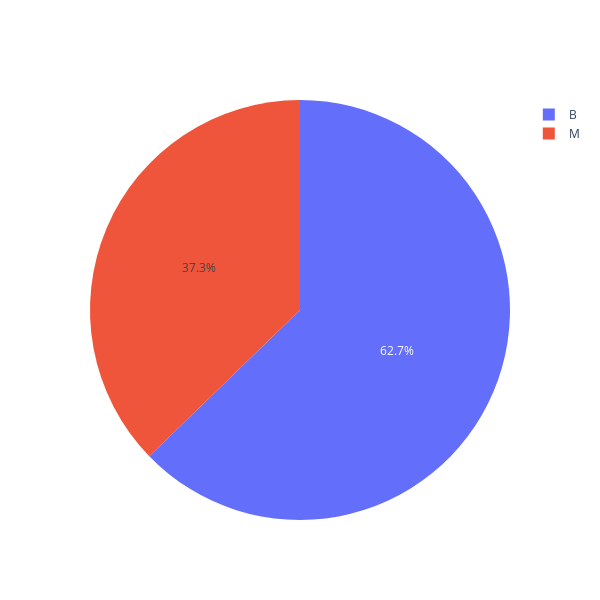

Write notebook code for a chart like this one.
### Code cell
import plotly.graph_objects as go

labels = ["B","M"]
values = data.diagnosis.value_counts()
fig = go.Figure()
fig = go.Figure(data=[go.Pie(labels=labels, values=values)])
fig.update_layout(
    autosize=False,
    width=600,
    height=600)
fig.show()

### Figure 1 — Plotly figure (JSON) as saved in the notebook; plotly's stock layout.template omitted (floating-point values rounded to 4 significant figures)
{"data": [{"labels": ["B", "M"], "type": "pie", "values": [357, 212]}], "layout": {"autosize": false, "height": 600, "width": 600}}
